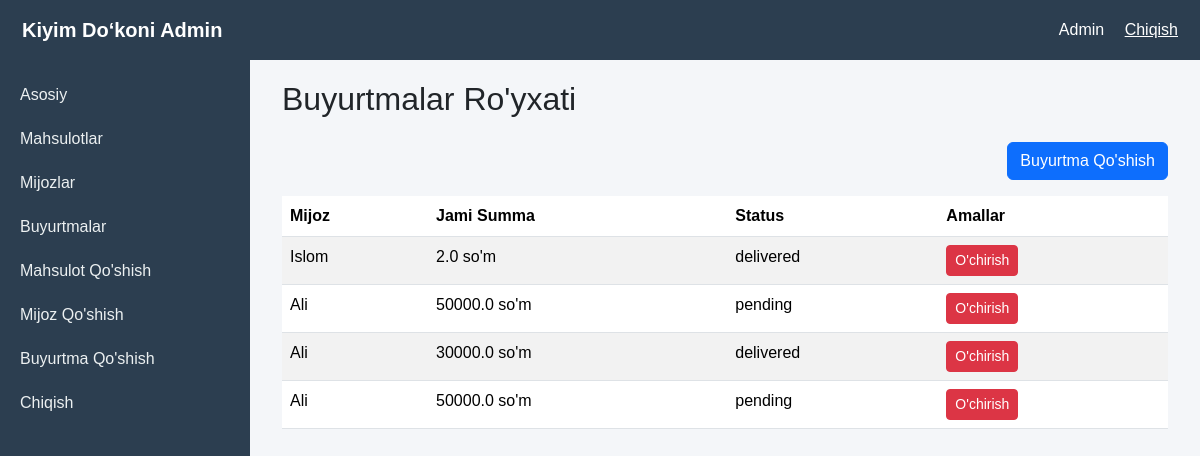
Screenshot of /orders/ (signed in) with the database file from the repository.
### crm_app/models.py (models this page shows, shortened)
class Order(models.Model):
    customer = models.ForeignKey(Customer, on_delete=models.CASCADE)
    total_amount = models.FloatField()
    status = models.CharField(max_length=20, choices=[('pending', 'Pending'), ('completed', 'Completed')])
    created_at = models.DateTimeField(auto_now_add=True)

class Customer(models.Model):
    name = models.CharField(max_length=100)
    phone = models.CharField(max_length=15)
    email = models.EmailField()

### crm_app/views.py (the view)
# urls.py: path('orders/', views.order_list, name='order_list'),
@login_required(login_url='/register/')
def order_list(request):
    orders = Order.objects.all()
    return render(request, 'crm/order_list.html', {'orders': orders})

### crm_app/templates/crm/order_list.html (shortened to what this page needs)
{% extends 'crm/base.html' %}
{% block content %}
<div class="container">
    <h2 class="mb-4">Buyurtmalar Ro'yxati</h2>
    <div class="text-end mb-3">
        <a href="{% url 'add_order' %}" class="btn btn-primary">Buyurtma Qo'shish</a>
    </div>
    {% if orders %}
        <table class="table table-striped">
            <thead>
                <tr>
                    <th>Mijoz</th>
                    <th>Jami Summa</th>
                    <th>Status</th>
                    <th>Amallar</th>
                </tr>
            </thead>
            <tbody>
                {% for order in orders %}
                    <tr class="table-row">
                        <td>{{ order.customer.name }}</td>
                        <td>{{ order.total_amount }} so'm</td>
                        <td>{{ order.status }}</td>
                        <td>
                            <a href="{% url 'delete_order' order.pk %}" class="btn btn-danger btn-sm">O'chirish</a>
                        </td>
                    </tr>
                {% endfor %}
            </tbody>
        </table>
    {% else %}
        <p class="text-center">Hozircha buyurtmalar yo‘q.</p>
    {% endif %}
</div>
{% endblock %}

### crm_app/templates/crm/base.html (style rules this page uses)
body { background-color: #f4f6f9; font-family: Arial, sans-serif; transition: all 0.3s ease; }
.table-row { transition: transform 0.3s ease; }

### rows the page displays
Order: customer.name "Islom", total_amount "2.0", status "delivered"
Order: customer.name "Ali", total_amount "50000.0", status "pending"
Order: customer.name "Ali", total_amount "30000.0", status "delivered"
Order: customer.name "Ali", total_amount "50000.0", status "pending"
